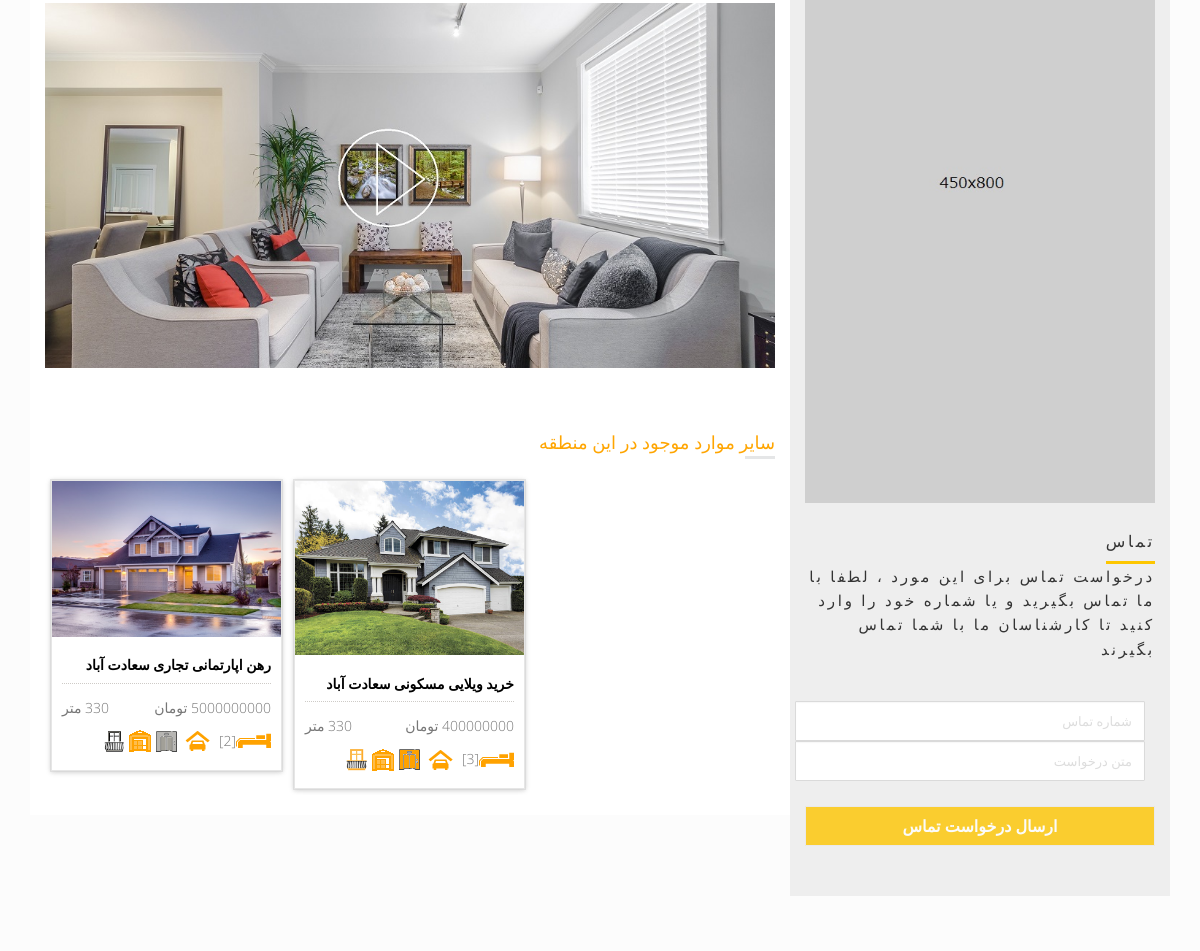
/items_detail/8/ (middle part), run on an earlier commit of the app's database.
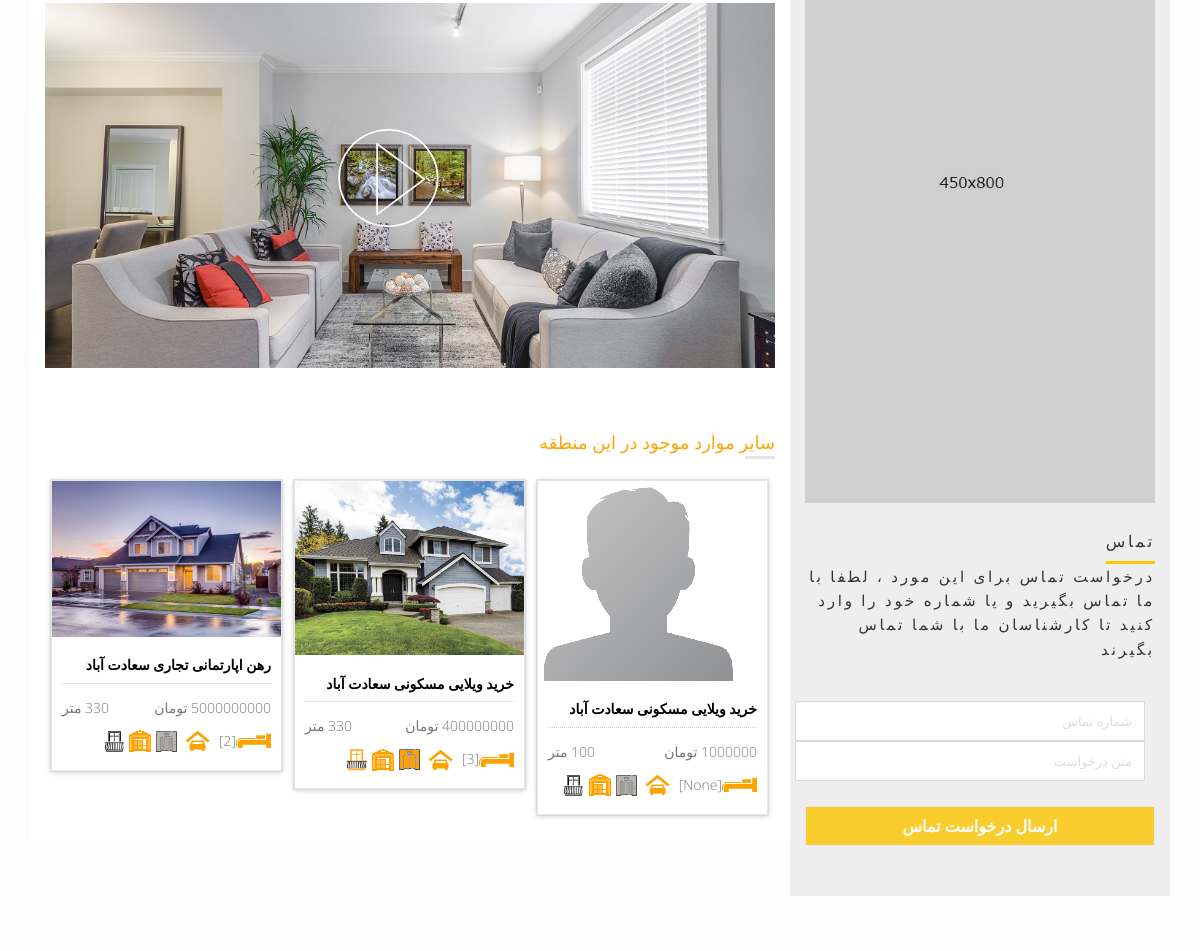
And on a later commit of the database.
### app/models.py (models this page shows, shortened)
class Item(models.Model):
    CHOICES1 = ( ('اجاره','اجاره'), ('خرید','خرید'), ('رهن','رهن') )
    buy_status = models.CharField(max_length=10,choices=CHOICES1,verbose_name = "وضعیت خرید")
    CHOICES2 = ( ('مسکونی','مسکونی'), ('تجاری','تجاری') )
    estate_status = models.CharField(max_length=15,choices=CHOICES2,verbose_name = "وضعیت ملک")
    CHOICES3 = ( ('ویلایی','ویلایی'), ('اپارتمانی','اپارتمانی') )
    building_status = models.CharField(max_length=10,choices=CHOICES3,verbose_name = "وضعیت ساختمان")
    area_size = models.IntegerField(null=True,blank=True, verbose_name = "متراژ")
    room_qty = models.IntegerField(null=True,blank=True, verbose_name = "تعداد اتاق")
    building_age = models.IntegerField(null=True,blank=True, verbose_name = "سن بنا")
    parking = models.BooleanField(default=True, verbose_name = "پارکینگ" )
    storage_room = models.BooleanField(default=True, verbose_name = "انباری" )
    elevator = models.BooleanField(default=False, verbose_name = "آسانسور" )
    balcony = models.BooleanField(default=False, verbose_name = "بالکن" )
    deposit = models.IntegerField(null=True,blank=True, default='0', verbose_name = "پول پیش")
    rent = models.IntegerField(null=True,blank=True, default='0', verbose_name = "اجاره")
    price = models.IntegerField(null=True,blank=True, default='0', verbose_name = "قیمت خرید ")
    area = models.ForeignKey(Area, on_delete=models.CASCADE,null=True, blank=True,verbose_name = "منطقه")
    tags = models.ManyToManyField(Tags, blank=True,verbose_name = "برچسب")
    additional_information = models.TextField(max_length=1000,null=True, blank=True,verbose_name = "اطلاعات تکمیلی")
    date = models.DateField(null=True, blank=True, verbose_name = "تاریخ آگهی")
    image = models.ImageField(upload_to='media', default='media/Default.png', null=True, blank=True, verbose_name = "تصویر")
    class Meta:
        verbose_name = "ملک"
        verbose_name_plural = "املاک"
    def __str__(self):
        return str(self.buy_status +" "+ self.building_status +" "+ self.estate_status +" "+ self.area.name )
    def get_absolute_url(self):
        return reverse('app:items_detail',args=[self.id])

class Area(MPTTModel):
    name = models.CharField(max_length=200, unique=True, verbose_name = "نام")
    parent = TreeForeignKey('self', on_delete=models.CASCADE, null=True, blank=True, related_name='children',verbose_name = "والد")
    class MPTTMeta:
        level_attr = 'mptt_level'
        order_insertion_by = ['name']
    class Meta:
        verbose_name = "منطقه"
        verbose_name_plural = "مناطق"
    def __str__(self):
        return str(self.name)

### app/views.py (the view)
# urls.py: path('items_detail/<int:id>/',views.items_detail,name='items_detail'),
def items_detail(request, id):
    Item = get_object_or_404(models.Item, id=id)
    item_img = models.ItemImage.objects.filter(item=Item)
    similar_items = models.Item.objects.filter(area=Item.area).order_by("-date")
    context = {'Item':Item , 'item_img':item_img , 'similar_items':similar_items}
    return render(request, 'items_detail.html', context)

### app/models.py (called while the page is built)
    def __str__(self):
        return self.name

### templates/items_detail.html (shortened to what the changed rows need)
{% extends "base.html" %}
{% load static %}
{% block stylesheets %}
 <link rel="stylesheet" href="{% static 'assets/css/lightslider.min.css' %}">
{% endblock stylesheets %}
{% block content %}
{% load jalali_tags %}
        <div class="content-area single-property" style="background-color: #FCFCFC;">&nbsp;
            <div class="container">
                <div class="clearfix padding-top-40" >
                    <div class="col-md-8 single-property-content prp-style-2">
                        <div class="similar-post-section padding-top-40">
                            <div id="prop-smlr-slide_0">
                              {% for Item in similar_items %}
                                <div class="box-two proerty-item">
                                  <div class="box-two proerty-item">
                                      <div class="item-thumb">
                                          <a href="property-1.html" ><img src="{{ Item.image.url }}"></a>
                                      </div>
                                      <div class="item-entry overflow" dir="rtl">
                                          <h6><a href="{{ Item.get_absolute_url }}"> {{ Item }} </a></h6>
                                          <div class="dot-hr"></div>
                                          <span class="pull-left"> {{ Item.area_size }} متر  </span>
                                          <span class="proerty-price pull-right">
                                            {% if Item.buy_status == 'خرید' %}
                                             <span class="proerty-price pull-right"> {{ Item.price }} تومان </span>
                                            {% elif Item.buy_status == 'رهن' %}
                                             <span class="proerty-price pull-right"> {{ Item.deposit }} تومان </span>
                                            {% elif Item.buy_status == 'اجاره' %}
                                            <small> <span class="proerty-price pull-right"> پیش:{{ Item.deposit }} اجاره:{{ Item.rent }} تومان</span> </small>
                                            {% endif %}
                                          </span>
                                          <div class="property-icon">
                                              <img src="{% static 'assets/img/icon/bed-orange.png' %}">[{{ Item.room_qty }}]
                                              {% if Item.parking %}
                                                <img src="{% static 'assets/img/icon/cars-orange.png' %}">
                                              {% else %}
                                                <img src="{% static 'assets/img/icon/cars.png' %}">
                                              {% endif %}
                                              {% if Item.elevator %}
                                                <img src="{% static 'assets/img/icon/elevator-orange.png' %}">
                                              {% else %}
                                                <img src="{% static 'assets/img/icon/elevator.png' %}">
                                              {% endif %}
                                              {% if Item.storage_room %}
                                                <img src="{% static 'assets/img/icon/warehouse-orange.png' %}">
                                              {% else %}
                                                <img src="{% static 'assets/img/icon/warehouse.png' %}">
                                              {% endif %}
                                              {% if Item.balcony %}
                                                <img src="{% static 'assets/img/icon/balcony-orange.png' %}">
                                              {% else %}
                                                <img src="{% static 'assets/img/icon/balcony.png' %}">
                                              {% endif %}
                                          </div>
                                      </div>
                                  </div>
                                </div>
                              {% endfor %}
                            </div>
                        </div>
                    </div>
                </div>
            </div>
        </div>
{% endblock content %}

What changed in the data, as far as the page shows it:
added Item: image (placeholder picture), buy_status+building_status+estate_status "خرید ویلایی مسکونی سعادت آباد", room_qty "None", parking True (drawn), elevator False (drawn), storage_room True (drawn), balcony False (drawn)
